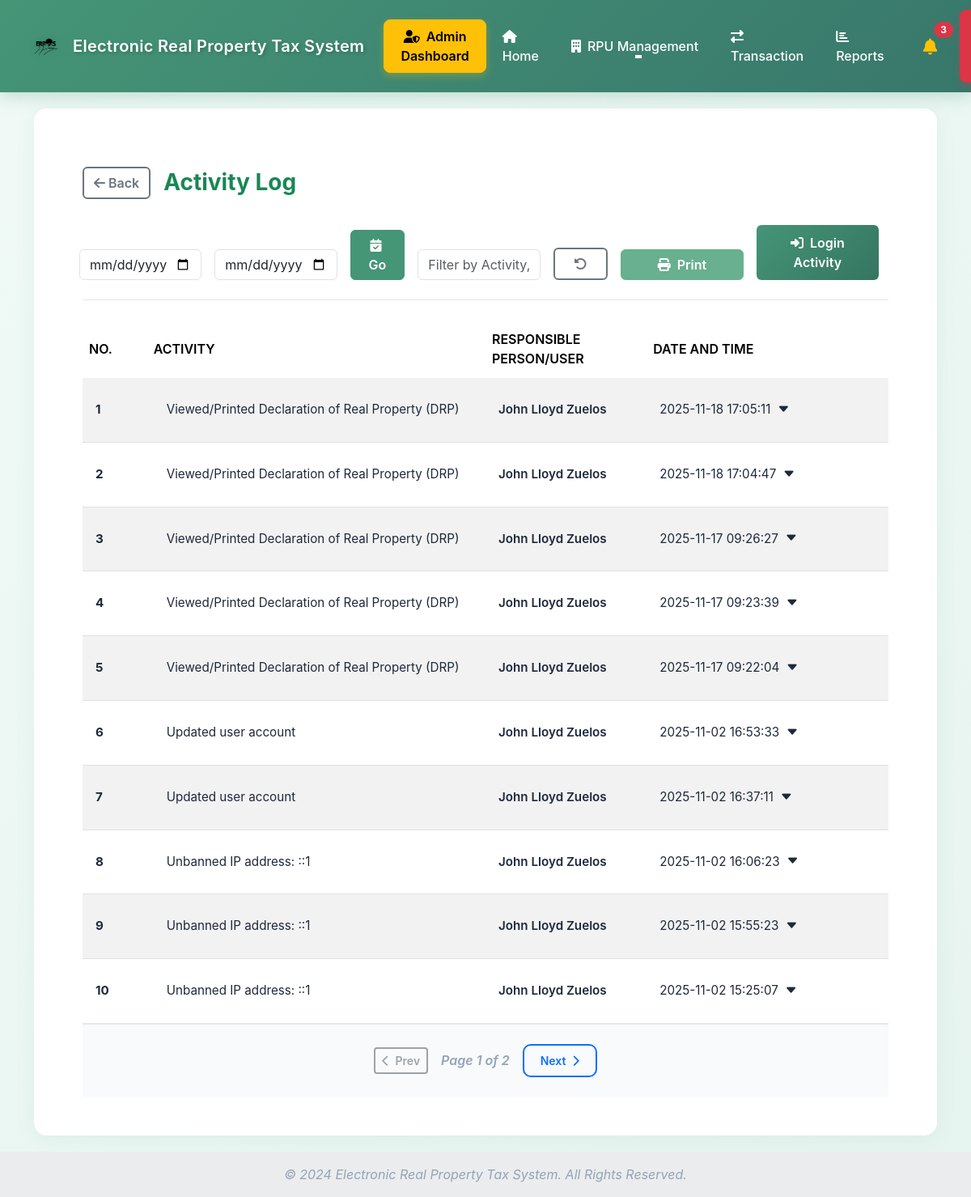
The app's page /ActivityLog.php (signed in) with its own data.
### tables this page shows
CREATE TABLE `activity_log` (
  `log_id` int(11) NOT NULL,
  `user_id` int(11) DEFAULT NULL,
  `action` mediumtext DEFAULT NULL,
  `log_time` timestamp NOT NULL DEFAULT current_timestamp()
);

### ActivityLog.php (the view, shortened to what this page needs)
<?php
  $conn = Database::getInstance();
  $start_date = $_GET['start_date'] ?? '';
  $end_date = $_GET['end_date'] ?? '';
  $limit = 10;
  $page = isset($_GET['page']) && is_numeric($_GET['page']) ? (int)$_GET['page'] : 1;
  $offset = ($page - 1) * $limit;
  $where = [];
  $params = [];
  $where[] = "(a.action NOT LIKE '%logged in%'
              AND a.action NOT LIKE '%Logged in%'
              AND a.action NOT LIKE '%login%'
              AND a.action NOT LIKE '%Login%'
              AND a.action NOT LIKE '%logged out%'
              AND a.action NOT LIKE '%Logged out%'
              AND a.action NOT LIKE '%logout%'
              AND a.action NOT LIKE '%Logout%'
              AND a.action NOT LIKE '%Failed%'
              AND a.action NOT LIKE '%lock%'
              AND a.action NOT LIKE '%Lock%')";
  $where_sql = $where ? "WHERE " . implode(" AND ", $where) : "";
  $stmt_count = $conn->prepare("SELECT COUNT(*) as total
                                FROM activity_log a
                                LEFT JOIN users u ON a.user_id = u.user_id
                                $where_sql");
  $stmt_count->execute();
  $total_rows = $stmt_count->get_result()->fetch_assoc()['total'];
  $total_pages = ceil($total_rows / $limit);
  $stmt = $conn->prepare("SELECT a.log_id, a.action, a.log_time,
                                CONCAT(COALESCE(u.first_name, 'Unknown'), ' ', COALESCE(u.last_name, 'User')) AS fullname,
                                u.email, u.user_type, u.contact_number
                        FROM activity_log a
                        LEFT JOIN users u ON a.user_id = u.user_id
                        $where_sql
                        ORDER BY a.log_time DESC
                        LIMIT ? OFFSET ?");
  $params_main = $params;
  $params_main[] = $limit;
  $params_main[] = $offset;
  $types_main = str_repeat("s", count($params)) . "ii";
  $stmt->bind_param($types_main, ...$params_main);
  $stmt->execute();
  $result = $stmt->get_result();
  ?>
 <!doctype html>
 <html lang="en">
 <head>
   <link href="https://cdn.jsdelivr.net/npm/bootstrap@5.3.2/dist/css/bootstrap.min.css" rel="stylesheet">
   <link href="https://cdn.jsdelivr.net/npm/bootstrap-icons@1.11.3/font/bootstrap-icons.css" rel="stylesheet">
   <link rel="stylesheet" href="https://cdnjs.cloudflare.com/ajax/libs/font-awesome/6.4.0/css/all.min.css">
   <link rel="stylesheet" href="main_layout.css">
   <link rel="stylesheet" href="header.css">
   <link rel="stylesheet" href="activitylog.css">
 </head>
 <body class="d-flex flex-column min-vh-100">
   <?php include 'header.php'; ?>
   <main class="container my-6">
     <section class="table-container p-5">
       <div class="container mt-4">
         <div class="row align-items-center">
           <div class="col-md-8 d-flex align-items-center">
             <a href="Home.php" class="btn btn-outline-secondary me-3">
               <i class="fas fa-arrow-left"></i> Back
             </a>
             <h3 class="mb-0 fw-bold text-success">Activity Log</h3>
           </div>
           <form method="get" class="row g-3 align-items-end">
             <div class="col-lg-2 col-md-4">
               <input type="date" name="start_date" class="form-control"
                 value="<?= htmlspecialchars($start_date) ?>" placeholder="Start Date">
             </div>
             <div class="col-lg-2 col-md-4">
               <input type="date" name="end_date" class="form-control"
                 value="<?= htmlspecialchars($end_date) ?>" placeholder="End Date">
             </div>
             <div class="col-lg-1 col-md-4">
               <button type="submit" class="btn btn-success w-100">
                 <i class="fas fa-calendar-check me-1"></i> Go
               </button>
             </div>
             <div class="col-lg-2 col-md-6">
               <input type="text" id="filter_value" class="form-control"
                 placeholder="Filter by Activity, User, or No.">
             </div>
             <div class="col-lg-1 col-md-3">
               <button type="button" id="resetFilterBtn" class="btn btn-outline-secondary w-100">
                 <i class="fas fa-rotate-left"></i>
               </button>
             </div>
             <div class="col-lg-2 col-md-3 ms-auto">
               <button type="button" id="printBtn" class="btn btn-success w-100" disabled>
                 <i class="fas fa-print me-1"></i> Print
               </button>
             </div>
             <div class="col-lg-2 col-md-12 ms-auto">
               <button type="button" id="toggleLogsBtn" class="btn btn-primary w-100">
                 <i class="fas fa-sign-in-alt me-1"></i> Login Activity
               </button>
             </div>
           </form>
         </div>
         <div class="filter-divider mb-4"></div>
         <div id="activitylogs">
           <table class="table table-striped table-hover align-middle text-start">
             <thead>
               <tr>
                 <th style="width: 8%">No.</th>
                 <th style="width: 42%">Activity</th>
                 <th style="width: 20%">Responsible Person/User</th>
                 <th style="width: 30%">Date and Time</th>
               </tr>
             </thead>
             <tbody>
               <?php
                if ($result->num_rows > 0) {
                  $no = $offset + 1;
                  while ($row = $result->fetch_assoc()) {
                    $activity_raw = $row['action'];
                    $fullname = htmlspecialchars($row['fullname']);
                    $log_time = htmlspecialchars($row['log_time']);
                    $lines = explode("\n", $activity_raw);
                    $first_line = htmlspecialchars(trim($lines[0]), ENT_QUOTES, 'UTF-8');
                    $full_activity = htmlspecialchars($activity_raw, ENT_QUOTES, 'UTF-8');
                    $email = htmlspecialchars($row['email'] ?? 'N/A');
                    $role = htmlspecialchars($row['user_type'] ?? 'N/A');
                    $contact_number = htmlspecialchars($row['contact_number'] ?? 'N/A');
                    echo "
                    <tr>
                      <td><strong>{$no}</strong></td>
                      <td>
                        <div id='activity{$no}'
                            class='activity-text text-truncate'
                            style='cursor: pointer;'>
                          {$first_line}
                        </div>
                      </td>
                      <td>
                        <div class='user-info-container'>
                          <div class='user-name-only user-name-clickable' data-id='{$no}' style='cursor: pointer;'>{$fullname}</div>
                          <div id='userdetails{$no}' class='user-details d-none'>
                            <small class='text-muted d-block'>
                              <i class='bi bi-person-badge'></i> {$role}
                            </small>
                            <small class='text-muted d-block'>
                              <i class='bi bi-envelope'></i> {$email}
                            </small>
                            <small class='text-muted d-block'>
                              <i class='bi bi-telephone'></i> {$contact_number}
                            </small>
                          </div>
                        </div>
                      </td>
                      <td style='white-space: nowrap;'>
                        <span>{$log_time}</span>
                        <i class='bi bi-caret-down-fill toggle-btn'
                          data-id='{$no}'
                          data-full-text='{$full_activity}'></i>
                      </td>
                    </tr>";
                    $no++;
                  }
                } else {
                  echo "<tr><td colspan='4' class='text-center text-muted py-4'>No activity logs found.</td></tr>";
                }
                ?>
             </tbody>
           </table>
           <div class="pagination-container">
             <nav aria-label="Page navigation">
               <div class="d-flex justify-content-center align-items-center gap-3">
                 <?php if ($page > 1): ?>
                   <a class="btn btn-outline-primary btn-sm"
                     href="?log_type=activity&page=<?= $page - 1 ?>&start_date=<?= $start_date ?>&end_date=<?= $end_date ?>">
                     <i class="fas fa-chevron-left me-1"></i> Prev
                   </a>
                 <?php else: ?>
                   <button class="btn btn-outline-secondary btn-sm" disabled>
                     <i class="fas fa-chevron-left me-1"></i> Prev
                   </button>
                 <?php endif; ?>
                 <span class="fw-semibold text-muted">Page <?= $page ?> of <?= max(1, $total_pages) ?></span>
                 <?php if ($page < $total_pages): ?>
                   <a class="btn btn-outline-primary btn-sm"
                     href="?log_type=activity&page=<?= $page + 1 ?>&start_date=<?= $start_date ?>&end_date=<?= $end_date ?>">
                     Next <i class="fas fa-chevron-right ms-1"></i>
                   </a>
                 <?php else: ?>
                   <button class="btn btn-outline-secondary btn-sm" disabled>
                     Next <i class="fas fa-chevron-right ms-1"></i>
                   </button>
                 <?php endif; ?>
               </div>
             </nav>
           </div>
         </div>
     </section>
   </main>
   <footer class="bg-body-tertiary text-center text-lg-start mt-auto">
     <div class="text-center p-3" style="background-color: rgba(0, 0, 0, 0.05);">
       <span class="text-muted">© 2024 Electronic Real Property Tax System. All Rights Reserved.</span>
     </div>
   </footer>
 </body>
 </html>

### main_layout.css (style rules this page uses)
section { margin-block: 20px 20px; }
html, body { height: 100%; margin: 0; }
body { display: flex; padding-top: 70px; flex-direction: column; }
main { flex: 1; }

### activitylog.css (style rules this page uses)
:root { --primary-color: #459577; --primary-dark: #357561; --primary-light: #5eb392; --bg-light: #f8fafb; --border-color: #e2e8f0; }
body { background: linear-gradient(135deg, #f0f9f6 0%, #e6f4ef 100%); min-height: 100vh; font-family: 'Inter', 'Segoe UI', sans-serif; }
.filter-divider { height: 1px; background: var(--border-color); margin: 1.5rem 0; }
.btn-success { background: var(--primary-color); border-color: var(--primary-color); font-weight: 600; }
.btn-outline-secondary { font-weight: 600; border-width: 2px; }
.btn-primary { background: linear-gradient(135deg, var(--primary-color) 0%, var(--primary-dark) 100%); border: none; font-weight: 600; padding: 0.625rem 1.5rem; }
.table-container { background: white; border-radius: 16px; box-shadow: 0 4px 25px rgba(69, 149, 119, 0.08); overflow: hidden; }
.table { margin-bottom: 0; }
.table thead { background: #198754; color: #fff; }
.table thead th { font-weight: 600; text-transform: uppercase; border-bottom: none !important; padding-top: 0.75rem; padding-bottom: 0.75rem; vertical-align: middle; text-align: left; }
.table tbody tr:nth-child(even) { background-color: #f9f9f9; }
.table tbody tr { transition: all 0.3s ease; }
.table tbody tr:nth-of-type(odd) { background-color: rgba(69, 149, 119, 0.03); }
.table tbody td { padding: 1.25rem 1rem; vertical-align: middle; color: #1e293b; font-size: 0.95rem; }
.table tbody tr:last-child td { border-bottom: none; }
.activity-text { cursor: pointer; transition: all 0.3s ease; padding: 0.5rem; border-radius: 8px; }
.toggle-btn { cursor: pointer; transition: all 0.3s ease; padding: 0.25rem; border-radius: 4px; }
.pagination-container { padding: 1.5rem; background: #f8fafb; border-top: 2px solid var(--border-color); }
.btn-outline-primary { border-width: 2px; font-weight: 600; border-radius: 10px; padding: 0.5rem 1.25rem; }
.text-muted { color: #94a3b8 !important; font-style: italic; }
.user-info-container { padding: 4px 0; }
.user-name-only { color: #1e293b; font-size: 0.95rem; font-weight: 600; }
.user-name-clickable { cursor: pointer; transition: color 0.2s ease; }

### records on screen
activity_log: action "Viewed/Printed Declaration of Real Property (DRP)", fullname "John Lloyd Zuelos", log_time "2025-11-18 17:05:11"
activity_log: action "Viewed/Printed Declaration of Real Property (DRP)", fullname "John Lloyd Zuelos", log_time "2025-11-18 17:04:47"
activity_log: action "Viewed/Printed Declaration of Real Property (DRP)", fullname "John Lloyd Zuelos", log_time "2025-11-17 09:26:27"
activity_log: action "Viewed/Printed Declaration of Real Property (DRP)", fullname "John Lloyd Zuelos", log_time "2025-11-17 09:23:39"
activity_log: action "Viewed/Printed Declaration of Real Property (DRP)", fullname "John Lloyd Zuelos", log_time "2025-11-17 09:22:04"
activity_log: action "Updated user account", fullname "John Lloyd Zuelos", log_time "2025-11-02 16:53:33"
activity_log: action "Updated user account", fullname "John Lloyd Zuelos", log_time "2025-11-02 16:37:11"
activity_log: action "Unbanned IP address: ::1", fullname "John Lloyd Zuelos", log_time "2025-11-02 16:06:23"
activity_log: action "Unbanned IP address: ::1", fullname "John Lloyd Zuelos", log_time "2025-11-02 15:55:23"
activity_log: action "Unbanned IP address: ::1", fullname "John Lloyd Zuelos", log_time "2025-11-02 15:25:07"

### other values on screen
$page "1"
max(1, $total_pages) "2"
